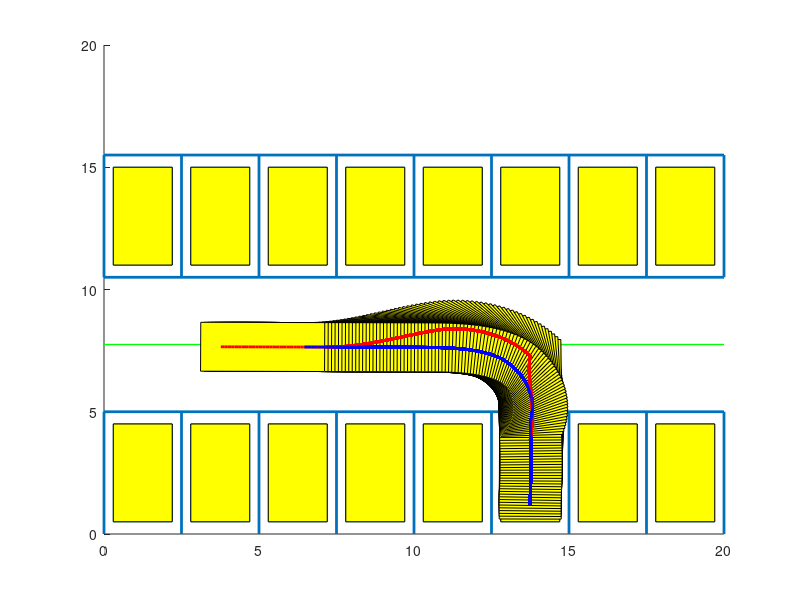

This figure's MATLAB source:
%% 주차장 및 자동차
x=[0 20];y=[15.5 15.5];y1=[10.5 10.5];y2=[5 5];y_l=[7.75 7.75];
hold on; axis([0 20 0 20]);
line(x,y, 'LineWidth',2);line(x,y1, 'LineWidth',2);
line(x,y2, 'LineWidth',2);line(x,y_l, 'LineWidth',1,'Color','g');

for i=0:2.5:20
y4=[10.5 15.5];y3=[0 5];x1=[i i];
line(x1,y3, 'LineWidth',2);line(x1,y4, 'LineWidth',2);

c_x = [0.3+i 0.3+i 2.5-0.3+i 2.5-0.3+i 0.3+i];
c_y1 = [0.5 4.5 4.5 0.5 0.5]; c_y2=[11 15 15 11 11];
line(c_x, c_y1);line(c_x, c_y2);
fill(c_x, c_y1, 'y');fill(c_x, c_y2, 'y');
end

%% 자동차 출차
v = 0.1115;L = 2.7;theta = 90;

x_m = 13.75;y_m = 2.5;  % 자동차 중심
x_f = x_m; x_r = x_m;    % 바퀴의 x축
y_f = y_m + L/2; y_r = y_m - L/2;   % 바퀴의 y축

x = 0:0.1:3;    % 자동차의 방향을 설정할 delta 값과 주기
delta = -5*cosd(x*110);
delta = [delta, 40*ones(1,30)];
delta = [delta, 40:-y_m/2:0,zeros(1,30)];

for i = 1:1:length(delta)
    % theta값 변화
    theta = theta + v*rad2deg(tand(delta(i))) / L;
        
    % 앞바퀴, 뒷바퀴의 변화
    x_f = [x_f, x_f(i) + v*cosd(theta + delta(i))];
    y_f = [y_f, y_f(i) + v*sind(theta + delta(i))];  
    x_r = [x_r, x_f(i+1) - L * cosd(theta)];
    y_r = [y_r, y_f(i+1) - L * sind(theta)];
    
    % 자동차 중심의 변화
    x_m = (x_r(i+1) + x_f(i+1)) / 2;
    y_m = (y_r(i+1) + y_f(i+1)) / 2;
    
    % 직사각형 자동차을 만들기 위해 점 5개로 이음
    c_x=[-2 -2 2 2 -2]; c_y=[1 -1 -1 1 1];
    
    % 이동시키기 위해 점 5개의 값을 저장
    for j = 1:5
        temp_x(j) = (c_x(j) * cosd(theta) - c_y(j) * sind(theta)) + x_m;
        temp_y(j) = (c_x(j) * sind(theta) + c_y(j) * cosd(theta)) + y_m;
    end
    
    fill(temp_x, temp_y, 'y');
    plot(x_f,y_f,'LineWidth',2,'Color','r');
    plot(x_r,y_r,'LineWidth',2,'Color','b');   
    drawnow
end